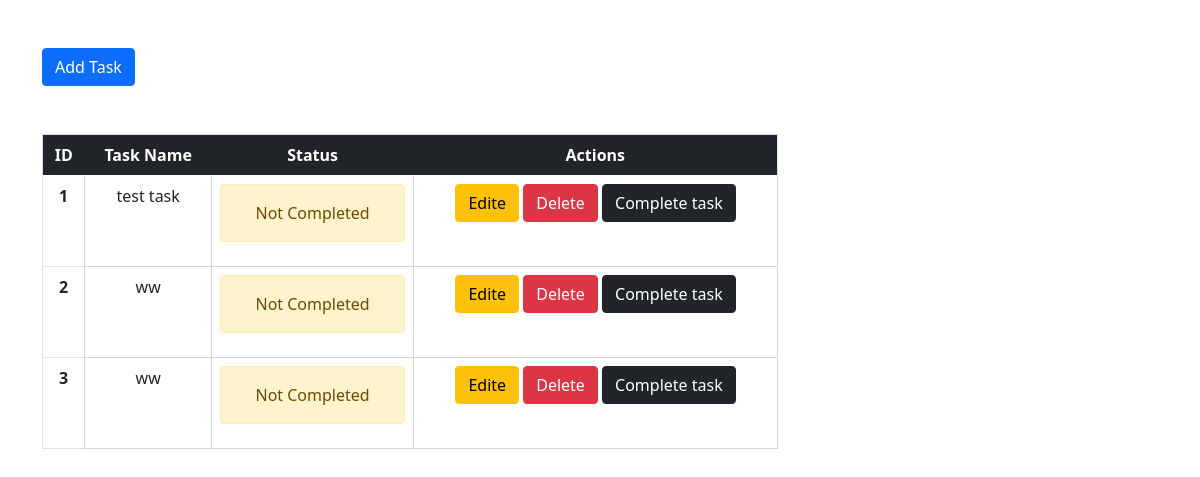
Before: / with the older database file.
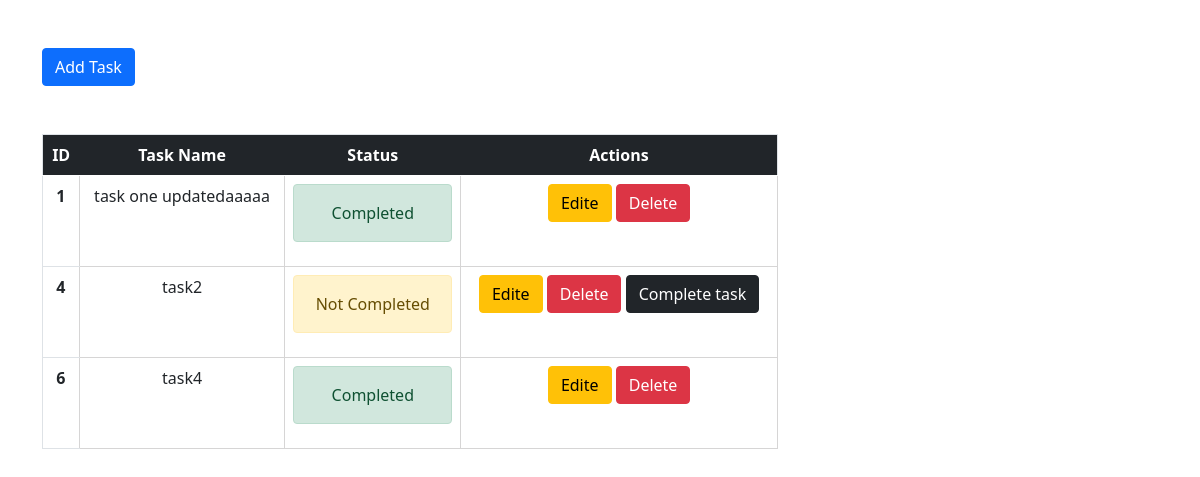
After: the same page with the newer database file.
### tables this page shows
CREATE TABLE `tasks` (
  `id` int(11) NOT NULL,
  `name` varchar(255) NOT NULL,
  `is_complete` tinyint(1) NOT NULL DEFAULT 0
);

### index.php (the view, shortened to what this page needs)
<?php
require_once 'includes/header.php';
?>
<body>
    <div class="container mt-5">
        <div class="row">
            <div class="col-md-6">
                <a href="views/Tasks/create.php" class="btn btn-primary">Add Task</a>
            </div>
        </div>
        <div class="row mt-5">
            <div class="col-md-8">
                <table class="table">
                    <thead class="table-dark">
                        <tr>
                            <th scope="col">ID</th>
                            <th scope="col">Task Name</th>
                            <th scope="col">Status</th>
                            <th scope="col">Actions</th>
                        </tr>
                    </thead>
                    <tbody>
                        <?php
                        require_once 'includes/DbConnection.php';
                        $fetchTasksQuery = $db->query("SELECT * FROM `tasks`");
                        $allTasks = $fetchTasksQuery->fetchAll(PDO::FETCH_ASSOC);
                        foreach ($allTasks as $row) {
                        ?>
                            <tr>
                                <th scope="row"><?php echo $row['id'] ?></th>
                                <td><?php echo $row['name'] ?></td>
                                <td>
                                    <?php if ($row['is_complete'] == 1) {
                                    ?>
                                        <div class="alert alert-success" role="alert">
                                            Completed
                                        </div>
                                    <?php
                                    } else {
                                    ?>
                                        <div class="alert alert-warning" role="alert">
                                            Not Completed
                                        </div>
                                    <?php
                                    }
                                    ?>
                                </td>
                                <td>
                                    <a href="controllers/Tasks/edit.php?id=<?php echo $row['id'] ?>" class="btn btn-warning ">Edite</a>
                                    <a href="controllers/Tasks/delete.php?id=<?php echo $row['id'] ?>" class="btn btn-danger ">Delete</a>
                                    <?php
                                    if ($row['is_complete'] == 0) {
                                    ?>
                                        <a href="controllers/Tasks/completeTask.php?id=<?php echo $row['id'] ?>" class="btn btn-dark ">Complete task</a>
                                    <?php
                                    }
                                    ?>
                                </td>
                            </tr>
                        <?php
                        }
                        ?>
                    </tbody>
                </table>
            </div>
        </div>
    </div>
</body>
</html>

### includes/header.php (shortened to what this page needs)
<!DOCTYPE html>
<html lang="en">
<head>
    <link href="https://cdn.jsdelivr.net/npm/bootstrap@5.0.2/dist/css/bootstrap.min.css" rel="stylesheet">
    <link rel="stylesheet" href="/to-do-list/css/style.css">
</head>

### css/style.css (style rules this page uses)
table { text-align: center; border: solid; }
table,td { border:solid #d6d5d5 1px; }

Changed rows visible on the page:
removed tasks: id "2", name "ww", is_complete "Not Completed"
removed tasks: id "3", name "ww", is_complete "Not Completed"
changed tasks id 1: name "test task" → "task one updatedaaaaa"; is_complete "Not Completed Complete task" → "Completed"
added tasks: id "4", name "task2", is_complete "Not Completed"
added tasks: id "6", name "task4", is_complete "Completed"
